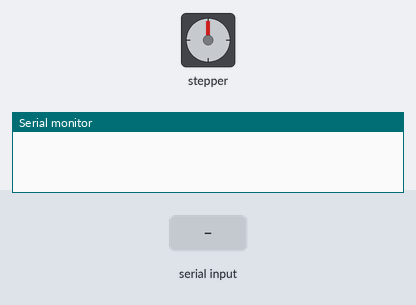
Bench run of a sketch on a simulated Arduino Uno, built with avr-gcc and run on an emulated ATmega328P. Shown: stepper motor, the last lines printed to the serial monitor. The test bench sets the inputs (shaded band). Stepper angles assume 2048 steps per turn.

Above: at 1.2 s.
1.3 s: "1\n" received over Serial
At 1.45 s:
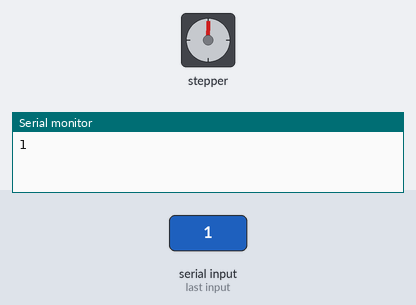
At 2.05 s:
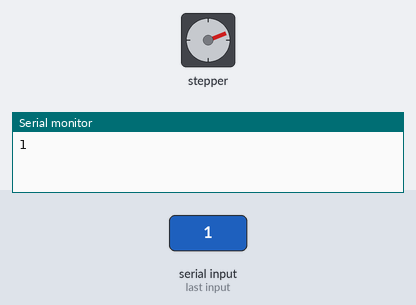
Timing chart, 0 to 16.3 s (numbered marks = the images above; inputs shaded):
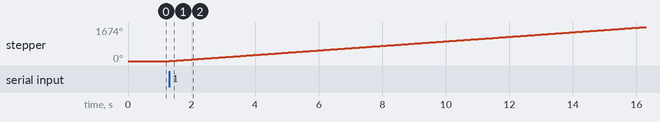

The sketch:

28BYJ-48-StepperMotor.ino
```cpp
// Arduino stepper motor control code

#include <Stepper.h> // Include the header file

// Define Variables
// ########################################

// Number of Revolutions Required
float RevolutionsRequired = 15;

// Speed of Motor
int vel = 1200;

// Variable that is entered via Serial Port. 1 for elevating, 2 for descending.
int val;

// Variable that checks which was the last entry.
int counter_check;
// ########################################

// Number of steps per internal motor revolution
const float STEPS_PER_REV = 32;

// Amount of Gear Reduction
const float  GEAR_RED = 64;

// Number of stepts per geared output rotation
const float STEPS_PER_OUT_REV = STEPS_PER_REV * GEAR_RED;

// Number of Steps required
float STEPS = RevolutionsRequired * STEPS_PER_OUT_REV;

// create an instance of the stepper class using the steps and pins
Stepper stepper(STEPS_PER_REV, 8, 10, 9, 11); // Defines steps and pins


void setup() {
  Serial.begin(9600);
  stepper.setSpeed(vel);
}


void loop() {
  if (Serial.available())
  {
    val = Serial.parseInt();

    Serial.println(val);
    if (val == 1 && counter_check != 1)
    {
      stepper.step(STEPS);
      counter_check = val;
    }

    else if (val == 2 && counter_check != 2)
    {
      stepper.step(-STEPS);
      counter_check = val;
    }
    Serial.println(counter_check);
  }
}
```

Measured:
- after the input at 1.3 s, stepper: keeps turning clockwise at about 112°/s, starting at once
